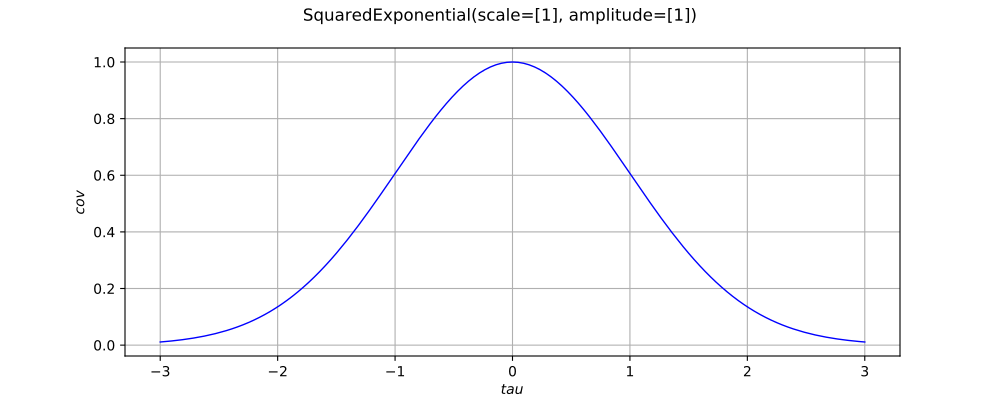

Recreate this plot in Python.
import openturns as ot
from matplotlib import pyplot as plt
from openturns.viewer import View
if ot.SquaredExponential().__class__.__name__ == 'ExponentialModel':
    covarianceModel = ot.ExponentialModel([0.5], [5.0])
elif ot.SquaredExponential().__class__.__name__ == 'GeneralizedExponential':
    covarianceModel = ot.GeneralizedExponential([2.0], [3.0], 1.5)
elif ot.SquaredExponential().__class__.__name__ == 'ProductCovarianceModel':
    amplitude = [1.0]
    scale1 = [4.0]
    scale2 = [4.0]
    cov1 = ot.ExponentialModel(scale1, amplitude)
    cov2 = ot.ExponentialModel(scale2, amplitude)
    covarianceModel = ot.ProductCovarianceModel([cov1, cov2])
elif ot.SquaredExponential().__class__.__name__ == 'RankMCovarianceModel':
    variance = [1.0, 2.0]
    basis = ot.LinearBasisFactory().build()
    covarianceModel = ot.RankMCovarianceModel(variance, basis)
else:
    covarianceModel = ot.SquaredExponential()
title = str(covarianceModel)[:100]
if covarianceModel.getInputDimension() == 1:
    scale = covarianceModel.getScale()[0]
    if covarianceModel.isStationary():
        def f(x):
            return [covarianceModel(x)[0, 0]]
        func = ot.PythonFunction(1, 1, f)
        func.setDescription(['$tau$', '$cov$'])
        cov_graph = func.draw(-3.0 * scale, 3.0 * scale, 129)
        cov_graph.setTitle(title)
        fig = plt.figure(figsize=(10, 4))
        cov_axis = fig.add_subplot(111)
        View(cov_graph, figure=fig, axes=[cov_axis], add_legend=False)
    else:
        def f(x):
            return [covarianceModel([x[0]], [x[1]])[0, 0]]
        func = ot.PythonFunction(2, 1, f)
        func.setDescription(['$s$', '$t$', '$cov$'])
        cov_graph = func.draw([-3.0 * scale]*2, [3.0 * scale]*2, [129]*2)
        cov_graph.setTitle(title)
        fig = plt.figure(figsize=(10, 4))
        cov_axis = fig.add_subplot(111)
        View(cov_graph, figure=fig, axes=[cov_axis], add_legend=False, square_axes=True)
elif covarianceModel.getInputDimension() == 2:
    scale = covarianceModel.getScale()
    if covarianceModel.isStationary():
        def f(x):
            return [covarianceModel(x)[0, 0]]
        func = ot.PythonFunction(2, 1, f)
        func.setDescription(['$s$', '$t$', '$cov$'])
        cov_graph = func.draw(-3.0 * scale, 3.0 * scale, [129]*2)
        cov_graph.setTitle(title)
        fig = plt.figure(figsize=(10, 4))
        cov_axis = fig.add_subplot(111)
        View(cov_graph, figure=fig, axes=[cov_axis], add_legend=False, square_axes=True)
